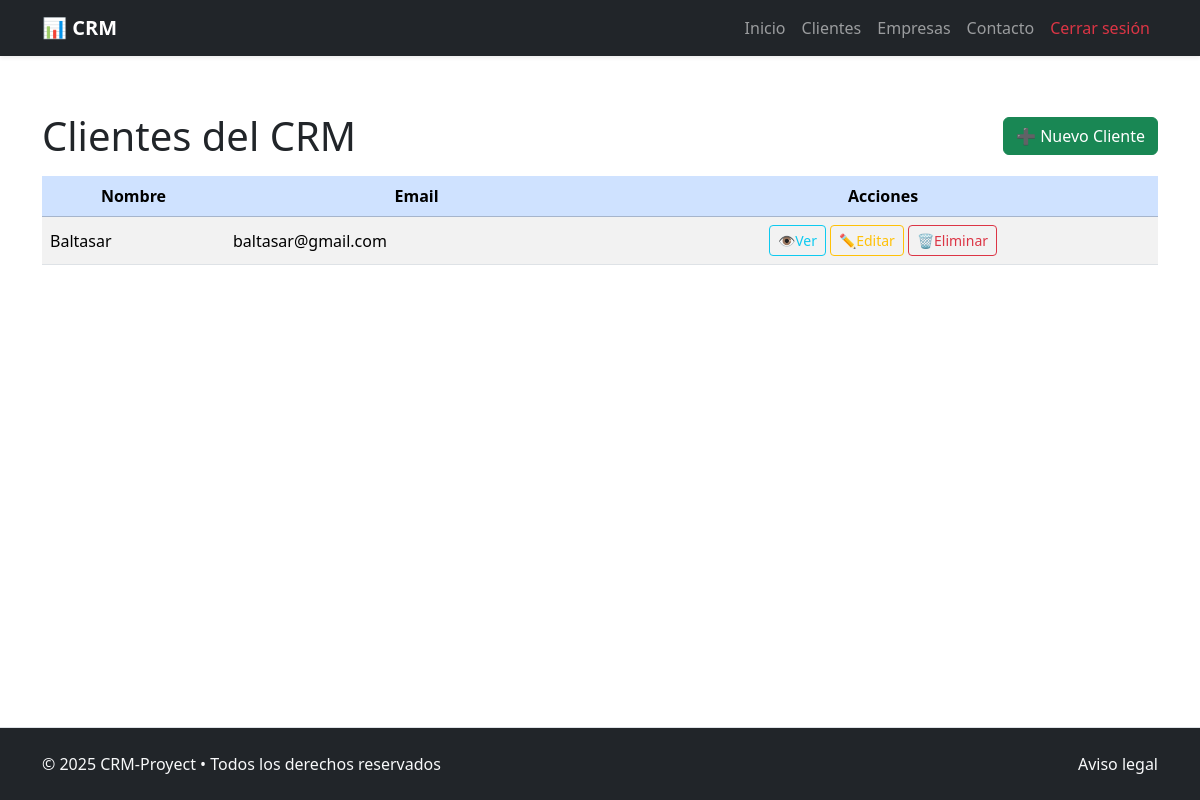
Before: /client/list/ (signed in) with the older database file.
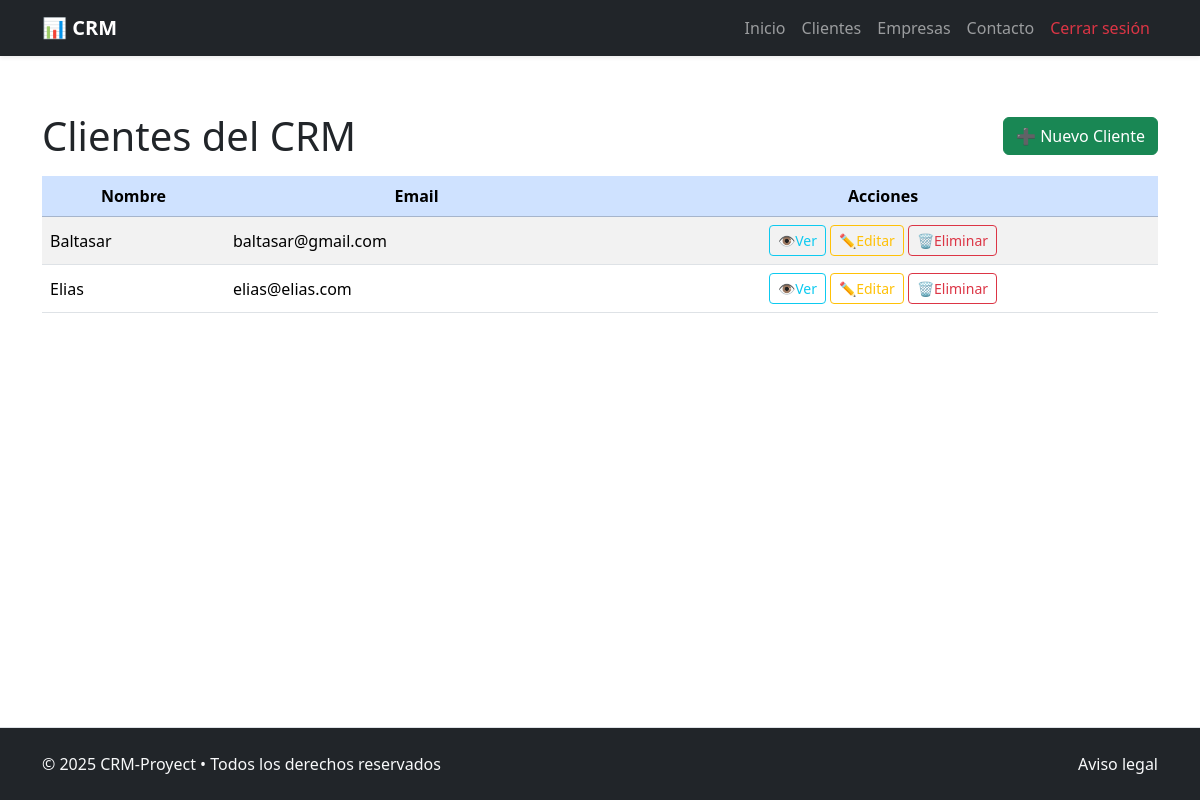
After: the same page with the newer database file.
### crm_app/models.py (models this page shows, shortened)
class Client(models.Model):
    name = models.CharField(max_length=255) #Nombre del cliente
    email = models.EmailField(unique=True) #Email del cliente
    phone = models.CharField(max_length=50, blank=True) #Telefono del cliente
    company = models.ForeignKey(
        Company, on_delete=models.SET_NULL, blank=True, null=True,
        related_name='clients') #Empresa del cliente
    assigned_to = models.ForeignKey(
        User, on_delete=models.SET_NULL, blank=True, null=True,
        related_name='clients') #Asignado a tal usuario
    created_at = models.DateTimeField(auto_now_add=True) #Fecha de creación
    updated_at = models.DateTimeField(auto_now=True) #Fecha de ultima actualización

### crm_app/views.py (the view)
# urls.py: path("client/list/", ClientListView.as_view(), name="client_list"),
@method_decorator(login_required, name='dispatch')
class ClientListView(ListView):
    model = Client
    template_name = '../templates/clients/client_list.html'
    context_object_name = 'clients'
    def get_queryset(self):
        if self.request.user.is_authenticated:
            return Client.objects.all().order_by('created_at')

### crm_project/templates/clients/client_list.html (shortened to what this page needs)
{% extends "general/layout.html" %}
{% block page_content %}
<div class="container my-5">
    <div class="d-flex justify-content-between align-items-center mb-3">
        <h1 class="mb-0">Clientes del CRM</h1>
        <a href="{% url 'client_create' %}" class="btn btn-success">
            ➕ Nuevo Cliente
        </a>
    </div>
    <div class="table-responsive">
        <table class="table table-striped table-hover align-middle">
            <thead class="table-primary text-center">
                <tr>
                    <th>Nombre</th>
                    <th>Email</th>
                    <th>Acciones</th>
                </tr>
            </thead>
            <tbody>
                {% for client in clients %}
                <tr>
                    <td>{{ client.name|default_if_none:"Sin especificar" }}</td>
                    <td>{{ client.email|default_if_none:"Sin especificar" }}</td>
                    <td class="text-center">
                        <a href="{% url 'client_detail' client.pk %}" class="btn btn-sm btn-outline-info">👁Ver</a>
                        <a href="{% url 'client_update' client.pk %}" class="btn btn-sm btn-outline-warning">✏️Editar</a>
                        <a href="{% url 'client_delete' client.pk %}" class="btn btn-sm btn-outline-danger">🗑Eliminar</a>
                    </td>
                </tr>
                {% empty %}
                <tr>
                    <td colspan="5" class="text-center text-muted">No hay clientes cargados aún.</td>
                </tr>
                {% endfor %}
            </tbody>
        </table>
    </div>
</div>
{% endblock %}

### crm_project/templates/general/layout.html (shortened to what this page needs)
<!DOCTYPE html>
<html lang="es">
<head>
  <link href="https://cdn.jsdelivr.net/npm/bootstrap@5.3.3/dist/css/bootstrap.min.css" rel="stylesheet">
  <link rel="stylesheet" href="https://cdn.jsdelivr.net/npm/bootstrap-icons@1.11.3/font/bootstrap-icons.min.css">
  <link rel="stylesheet" href="https://cdn.jsdelivr.net/npm/bootstrap-icons@1.10.5/font/bootstrap-icons.css">
</head>
<body class="d-flex flex-column min-vh-100">
  {% include '_includes/_header.html' %}
  <main class="flex-grow-1">
    {% block page_content %}
    {% endblock %}
  </main>
  {% include '_includes/_footer.html' %}
</body>
</html>

### crm_project/templates/_includes/_header.html (shortened to what this page needs)
<header>
    <nav class="navbar navbar-expand-lg navbar-dark bg-dark shadow-sm">
        <div class="container">
            <a class="navbar-brand fw-bold" href="{% url 'home' %}">📊 CRM</a>
            <div class="collapse navbar-collapse" id="mainNavbar">
                <ul class="navbar-nav ms-auto mb-2 mb-lg-0">
                    <li class="nav-item">
                        <a class="nav-link" href="{% url 'home' %}">Inicio</a>
                    </li>
                    <li class="nav-item">
                        <a class="nav-link" href="{% url 'client_list' %}">Clientes</a>
                    </li>
                    <li class="nav-item">
                        <a class="nav-link" href="{% comment %} {% url 'company_list' %} {% endcomment %}">Empresas</a>
                    </li>
                    <li class="nav-item">
                        <a class="nav-link" href="{% url 'contact' %}">Contacto</a>
                    </li>
                    {% if request.user.is_authenticated %}
                        <li class="nav-item">
                            <a class="nav-link text-danger" href="{% url 'logout' %}">Cerrar sesión</a>
                        </li>
                    {% endif %}
                </ul>
            </div>
        </div>
    </nav>
</header>

### crm_project/templates/_includes/_footer.html
<footer class="bg-dark text-light py-4 border-top mt-auto">
  <div class="container d-flex flex-column flex-md-row justify-content-between align-items-center">
    <p class="mb-2 mb-md-0 text-center text-md-start">
      © 2025 CRM-Proyect • Todos los derechos reservados
    </p>
    <p class="mb-0 text-center text-md-end">
      <a href="{% url 'legal' %}" class="text-decoration-none text-light">Aviso legal</a>
    </p>
  </div>
</footer>

Changed rows visible on the page:
added Client: name "Elias", email "elias@elias.com"
